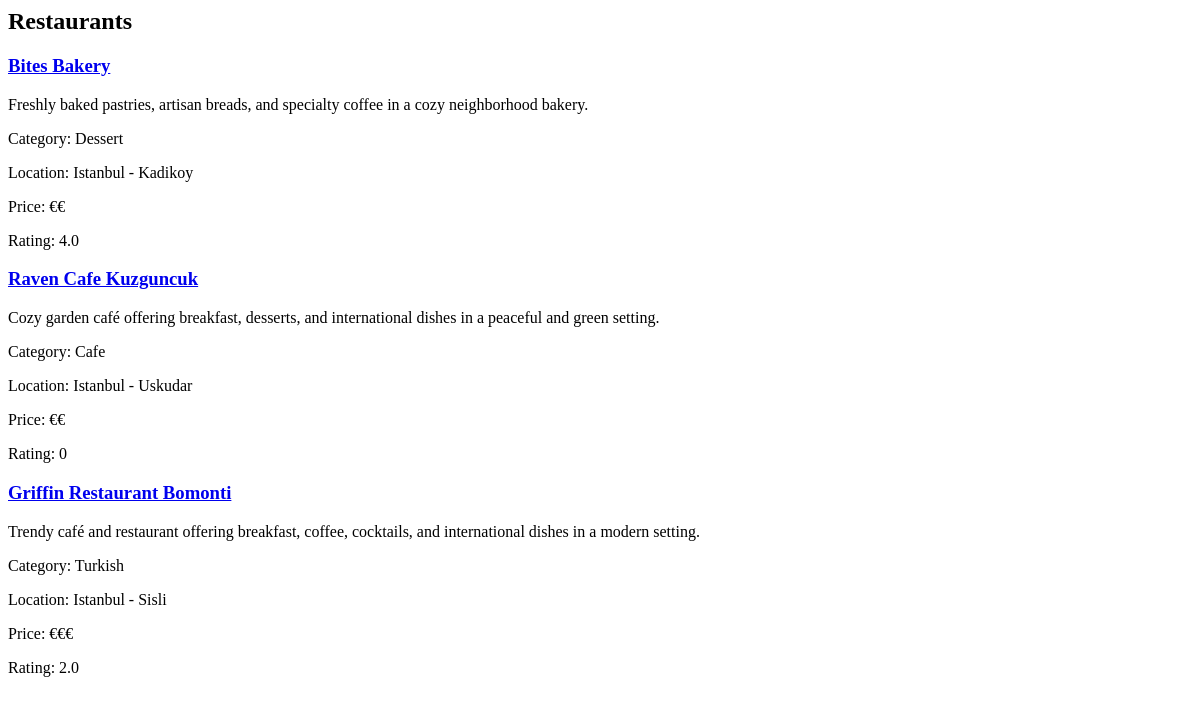
The page /restaurants/ on the database as committed earlier.
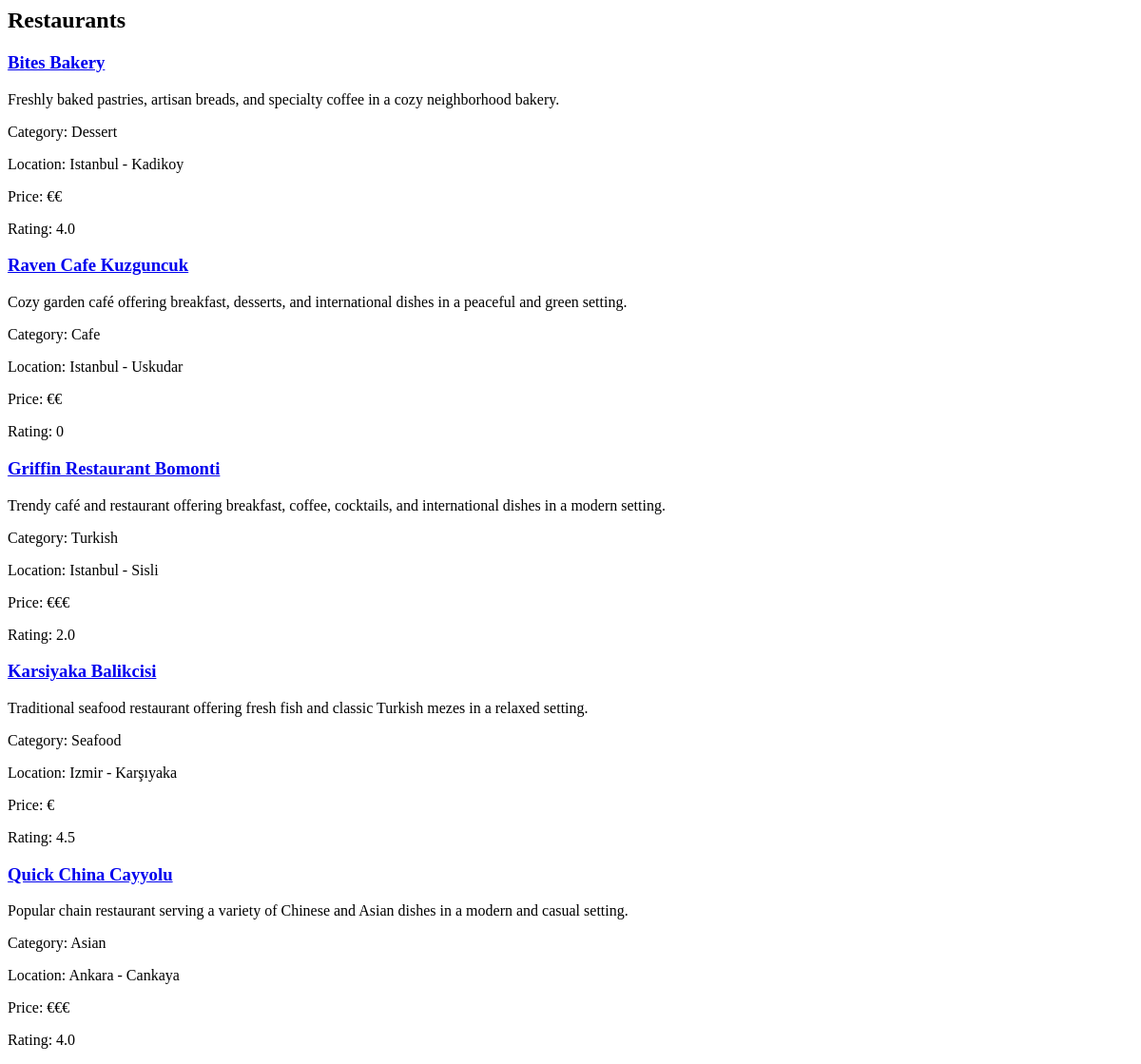
The same page on the database as committed later.
### main/models.py (models this page shows, shortened)
class Restaurant(models.Model):
    PRICE_CHOICES = [
        ('€', '€'),
        ('€€', '€€'),
        ('€€€', '€€€'),
    ]
    name = models.CharField(max_length=200)
    description = models.TextField()
    address = models.TextField()
    phone = models.CharField(max_length=20)
    price_range = models.CharField(max_length=3, choices=PRICE_CHOICES)
    category = models.ForeignKey(Category, on_delete=models.CASCADE)
    location = models.ForeignKey(Location, on_delete=models.CASCADE)
    def average_rating(self):
        reviews = self.review_set.all()
        if reviews.exists():
            return sum(r.rating for r in reviews) / reviews.count()
        return 0

class Category(models.Model):
    name = models.CharField(max_length=100)
    def __str__(self):
        return self.name

class Location(models.Model):
    city = models.CharField(max_length=100)
    district = models.CharField(max_length=100)
    def __str__(self):
        return f"{self.city} - {self.district}"

class Review(models.Model):
    restaurant = models.ForeignKey(Restaurant, on_delete=models.CASCADE)
    user = models.ForeignKey(User, on_delete=models.CASCADE, null=True, blank=True)
    rating = models.IntegerField(
        choices=[(i, i) for i in range(1, 6)]
    )
    comment = models.TextField()
    created_at = models.DateTimeField(auto_now_add=True)

### main/views.py (the view)
# urls.py: path('restaurants/', views.restaurant_list, name='restaurant_list'),
def restaurant_list(request):
    restaurants = Restaurant.objects.all()
    categories = Category.objects.all()
    locations = Location.objects.all()
    context = {
        'restaurants': restaurants,
        'categories': categories,
        'locations': locations,
    }
    return render(request, 'restaurant_list.html', context)

### main/templates/restaurant_list.html
<h2>Restaurants</h2>
{% for r in restaurants %}
    <div>
        <h3>
            <a href="{% url 'restaurant_detail' r.id %}">
                {{ r.name }}
            </a>
        </h3>
        <p>{{ r.description }}</p>
        <p>Category: {{ r.category }}</p>
        <p>Location: {{ r.location }}</p>
        <p>Price: {{ r.price_range }}</p>
        <p>Rating: {{ r.average_rating }}</p>
    </div>
{% endfor %}

Rows that differ between the two databases and show on the page:
added Restaurant: name "Karsiyaka Balikcisi", description "Traditional seafood restaurant offering fresh fish and classic Turkish mezes in a relaxed setting.", category "Seafood", location "Izmir - Karşıyaka", price_range "€", average_rating "4.5"
added Restaurant: name "Quick China Cayyolu", description "Popular chain restaurant serving a variety of Chinese and Asian dishes in a modern and casual setting.", category "Asian", location "Ankara - Cankaya", price_range "€€€", average_rating "4.0"
